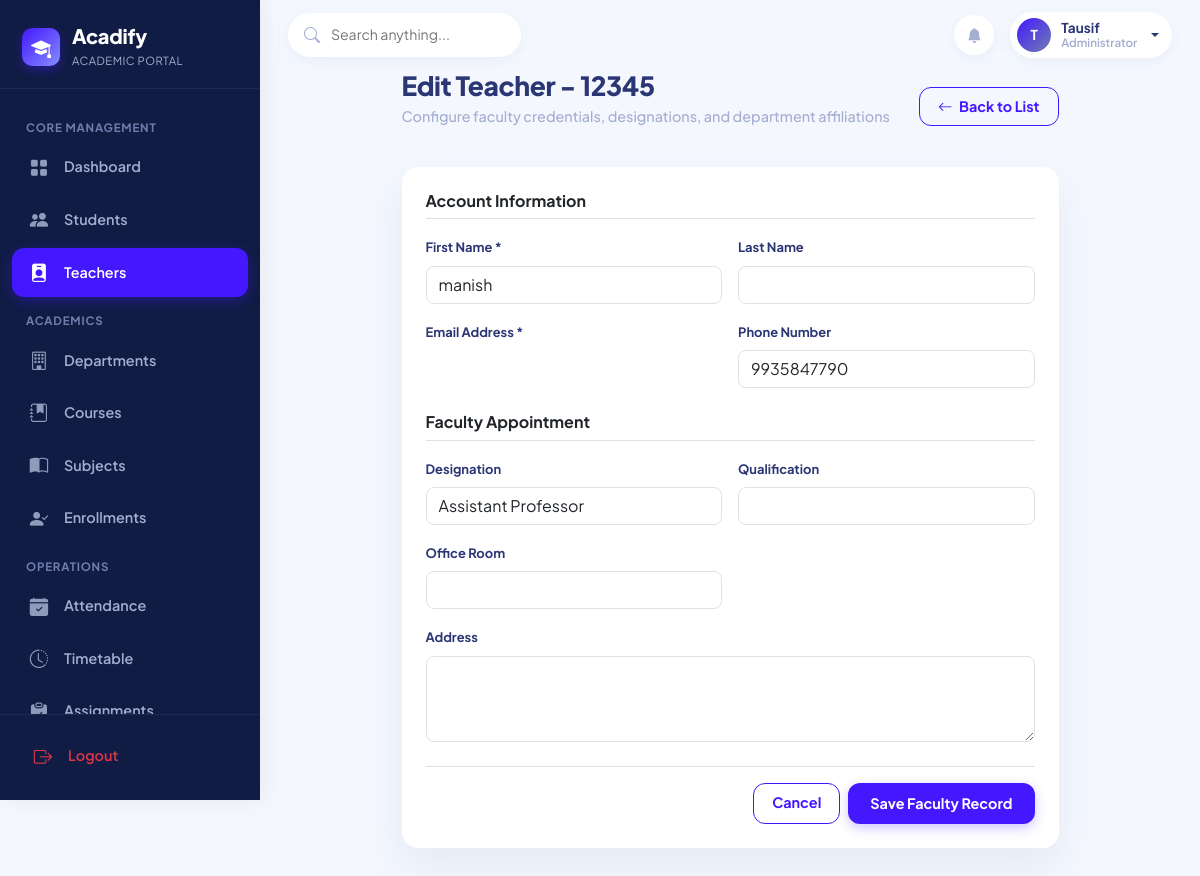
/admin-panel/teachers/1/edit/ (signed in), run on the app's committed database.
### apps/accounts/models.py (models this page shows, shortened)
class User(AbstractUser):
    ROLE_ADMIN = 'ADMIN'
    ROLE_TEACHER = 'TEACHER'
    ROLE_STUDENT = 'STUDENT'
    ROLE_CHOICES = [
        (ROLE_ADMIN, 'Administrator'),
        (ROLE_TEACHER, 'Teacher'),
        (ROLE_STUDENT, 'Student'),
    ]
    role = models.CharField(max_length=10, choices=ROLE_CHOICES, default=ROLE_STUDENT)
    email = models.EmailField(unique=True)
    phone = models.CharField(max_length=20, blank=True, null=True)
    avatar = models.ImageField(
        upload_to='profiles/avatars/',
        blank=True,
        null=True,
        validators=[FileExtensionValidator(allowed_extensions=['jpg', 'jpeg', 'png', 'webp'])]
    )
    bio = models.TextField(blank=True, null=True)
    is_approved = models.BooleanField(default=True)
    updated_at = models.DateTimeField(auto_now=True)
    @property
    def is_admin_user(self):
        return self.role == self.ROLE_ADMIN or self.is_superuser
    @property
    def is_teacher_user(self):
        return self.role == self.ROLE_TEACHER
    @property
    def is_student_user(self):
        return self.role == self.ROLE_STUDENT
    @property
    def display_name(self):
        full = self.get_full_name()
        return full if full else self.username

class TeacherProfile(models.Model):
    user = models.OneToOneField(User, on_delete=models.CASCADE, related_name='teacher_profile')
    employee_id = models.CharField(max_length=30, unique=True, db_index=True)
    department = models.ForeignKey(
        'academics.Department',
        on_delete=models.SET_NULL,
        null=True,
        blank=True,
        related_name='teachers'
    )
    designation = models.CharField(max_length=100, default='Assistant Professor')
    qualification = models.CharField(max_length=150, blank=True, null=True)
    joining_date = models.DateField(blank=True, null=True)
    address = models.TextField(blank=True, null=True)
    office_room = models.CharField(max_length=50, blank=True, null=True)
    created_at = models.DateTimeField(auto_now_add=True)
    updated_at = models.DateTimeField(auto_now=True)
    class Meta:
        ordering = ['employee_id']

### apps/accounts/views.py (the view)
# urls.py: path('admin-panel/teachers/<int:pk>/edit/', account_views.admin_teacher_edit, name='admin_teacher_edit'),
@login_required
@admin_required
def admin_teacher_edit(request, pk):
    profile = get_object_or_404(TeacherProfile, pk=pk)
    if request.method == 'POST':
        form = TeacherProfileForm(request.POST, request.FILES, instance=profile)
        if form.is_valid():
            form.save()
            dept_id = request.POST.get('department')
            if dept_id:
                profile.department_id = dept_id
                profile.save()
            log_activity(request.user, f"Updated teacher {profile.employee_id}", module="Teacher Management")
            messages.success(request, f"Teacher {profile.user.display_name} updated successfully.")
            return redirect('admin_teachers')
    else:
        form = TeacherProfileForm(instance=profile)
    departments = Department.objects.all()
    return render(request, 'dashboards/admin_teacher_form.html', {
        'form': form,
        'profile': profile,
        'departments': departments,
        'title': f"Edit Teacher - {profile.employee_id}"
    })

### apps/accounts/context_processors.py (called while the page is built)
def acadify_user_context(request):
    context = {
        'app_name': 'Acadify',
        'app_tagline': 'One Platform. Complete Academic Management.',
        'user_role': None,
        'user_profile': None,
    }
    if request.user.is_authenticated:
        user = request.user
        context['user_role'] = user.role
        if user.is_student_user:
            context['user_profile'] = getattr(user, 'student_profile', None)
        elif user.is_teacher_user:
            context['user_profile'] = getattr(user, 'teacher_profile', None)
        else:
            context['user_profile'] = None
    return context

### apps/accounts/permissions.py (called while the page is built)
def admin_required(view_func):
    @wraps(view_func)
    def _wrapped_view(request, *args, **kwargs):
        if not request.user.is_authenticated:
            return redirect('login')
        if not (request.user.is_admin_user or request.user.is_superuser):
            messages.error(request, "Access denied: Administrative privileges required.")
            return redirect('dashboard_redirect')
        return view_func(request, *args, **kwargs)
    return _wrapped_view

### templates/dashboards/admin_teacher_form.html (shortened to what this page needs)
{% extends 'base.html' %}
{% block content %}
<div class="row justify-content-center">
    <div class="col-lg-9">
        <div class="page-header d-flex justify-content-between align-items-center mb-4">
            <div>
                <h2 class="page-title">{{ title }}</h2>
                <p class="page-subtitle">Configure faculty credentials, designations, and department affiliations</p>
            </div>
            <a href="{% url 'admin_teachers' %}" class="btn btn-acadify-outline">
                <i class="bi bi-arrow-left me-1"></i> Back to List
            </a>
        </div>
        <div class="acadify-card">
            <form method="POST" enctype="multipart/form-data">
                <h6 class="fw-bold text-dark border-bottom pb-2 mb-3">Account Information</h6>
                <div class="row g-3 mb-4">
                    <div class="col-md-6">
                        <label class="form-label small fw-bold">First Name *</label>
                        {{ form.first_name }}
                    </div>
                    <div class="col-md-6">
                        <label class="form-label small fw-bold">Last Name</label>
                        {{ form.last_name }}
                    </div>
                    <div class="col-md-6">
                        <label class="form-label small fw-bold">Email Address *</label>
                    </div>
                    <div class="col-md-6">
                        <label class="form-label small fw-bold">Phone Number</label>
                        {{ form.phone }}
                    </div>
                </div>
                <h6 class="fw-bold text-dark border-bottom pb-2 mb-3">Faculty Appointment</h6>
                <div class="row g-3 mb-4">
                    <div class="col-md-6">
                        <label class="form-label small fw-bold">Designation</label>
                        {{ form.designation }}
                    </div>
                    <div class="col-md-6">
                        <label class="form-label small fw-bold">Qualification</label>
                        {{ form.qualification }}
                    </div>
                    <div class="col-md-6">
                        <label class="form-label small fw-bold">Office Room</label>
                        {{ form.office_room }}
                    </div>
                    <div class="col-12">
                        <label class="form-label small fw-bold">Address</label>
                        {{ form.address }}
                    </div>
                </div>
                <div class="d-flex justify-content-end gap-2 mt-4 pt-3 border-top">
                    <a href="{% url 'admin_teachers' %}" class="btn btn-acadify-outline">Cancel</a>
                    <button type="submit" class="btn btn-acadify">Save Faculty Record</button>
                </div>
            </form>
        </div>
    </div>
</div>
{% endblock %}

### templates/base.html (shortened to what this page needs)
<!DOCTYPE html>
<html lang="en">
<head>
    <link href="https://cdn.jsdelivr.net/npm/bootstrap@5.3.3/dist/css/bootstrap.min.css" rel="stylesheet">
    <link rel="stylesheet" href="https://cdn.jsdelivr.net/npm/bootstrap-icons@1.11.3/font/bootstrap-icons.min.css">
    {% load static %}
    <link rel="stylesheet" href="{% static 'css/style.css' %}">
</head>
<body>
    <aside class="sidebar-wrapper" id="sidebarWrapper">
        <div class="sidebar-brand">
            <div class="brand-logo-icon">
                <i class="bi bi-mortarboard-fill"></i>
            </div>
            <div class="brand-text">
                <h4>Acadify</h4>
                <span>Academic Portal</span>
            </div>
        </div>
        <nav class="sidebar-nav">
            {% if request.user.is_admin_user %}
                <div class="nav-section-title">Core Management</div>
                <a href="{% url 'admin_dashboard' %}" class="sidebar-nav-link {% if request.resolver_match.url_name == 'admin_dashboard' %}active{% endif %}">
                    <i class="bi bi-grid-fill"></i>
                    <span>Dashboard</span>
                </a>
                <a href="{% url 'admin_students' %}" class="sidebar-nav-link {% if 'student' in request.path and not 'leave' in request.path and not 'fee' in request.path and not 'complaint' in request.path %}active{% endif %}">
                    <i class="bi bi-people-fill"></i>
                    <span>Students</span>
                </a>
                <a href="{% url 'admin_teachers' %}" class="sidebar-nav-link {% if 'teacher' in request.path %}active{% endif %}">
                    <i class="bi bi-person-badge-fill"></i>
                    <span>Teachers</span>
                </a>
                <div class="nav-section-title">Academics</div>
                <a href="{% url 'admin_departments' %}" class="sidebar-nav-link {% if 'department' in request.path %}active{% endif %}">
                    <i class="bi bi-building"></i>
                    <span>Departments</span>
                </a>
                <a href="{% url 'admin_courses' %}" class="sidebar-nav-link {% if 'course' in request.path %}active{% endif %}">
                    <i class="bi bi-journal-bookmark-fill"></i>
                    <span>Courses</span>
                </a>
                <a href="{% url 'admin_subjects' %}" class="sidebar-nav-link {% if 'subject' in request.path %}active{% endif %}">
                    <i class="bi bi-book-half"></i>
                    <span>Subjects</span>
                </a>
                <a href="{% url 'admin_enrollments' %}" class="sidebar-nav-link {% if 'enrollment' in request.path %}active{% endif %}">
                    <i class="bi bi-person-check-fill"></i>
                    <span>Enrollments</span>
                </a>
                <div class="nav-section-title">Operations</div>
                <a href="{% url 'admin_attendance' %}" class="sidebar-nav-link {% if 'attendance' in request.path %}active{% endif %}">
                    <i class="bi bi-calendar-check-fill"></i>
                    <span>Attendance</span>
                </a>
                <a href="{% url 'admin_timetable' %}" class="sidebar-nav-link {% if 'timetable' in request.path %}active{% endif %}">
                    <i class="bi bi-clock-history"></i>
                    <span>Timetable</span>
                </a>
                <a href="{% url 'admin_assignments' %}" class="sidebar-nav-link {% if 'assignment' in request.path %}active{% endif %}">
                    <i class="bi bi-clipboard-check-fill"></i>
                    <span>Assignments</span>
                </a>
            {% endif %}
        </nav>
        <div class="sidebar-footer">
            <a href="{% url 'logout' %}" class="sidebar-nav-link text-danger">
                <i class="bi bi-box-arrow-right text-danger"></i>
                <span>Logout</span>
            </a>
        </div>
    </aside>
    <div class="main-wrapper">
        <header class="top-navbar">
            <div class="d-flex align-items-center gap-3">
                <div class="search-box">
                    <i class="bi bi-search"></i>
                    <input type="text" id="globalSearchInput" placeholder="Search anything..." value="{{ request.GET.q|default:'' }}">
                </div>
            </div>
            <div class="navbar-actions">
                <a href="{% if request.user.is_admin_user %}{% url 'admin_notices' %}{% elif request.user.is_teacher_user %}{% url 'teacher_notices' %}{% else %}{% url 'student_notices' %}{% endif %}" class="btn-icon" title="Notices & Announcements">
                    <i class="bi bi-bell-fill"></i>
                </a>
                <div class="dropdown">
                    <a href="#" class="user-profile-pill dropdown-toggle" data-bs-toggle="dropdown" aria-expanded="false">
                        {% if request.user.avatar %}
                            <img src="{{ request.user.avatar.url }}" alt="{{ request.user.display_name }}" class="user-avatar-img">
                        {% else %}
                            <div class="user-avatar-placeholder">
                                {{ request.user.first_name|default:request.user.username|slice:":1"|upper }}
                            </div>
                        {% endif %}
                        <div class="user-details d-none d-sm-flex">
                            <span class="user-name">{{ request.user.display_name }}</span>
                            <span class="user-role">{{ request.user.get_role_display }}</span>
                        </div>
                    </a>
                </div>
            </div>
        </header>
        <main class="content-container">
            {% block content %}{% endblock %}
        </main>
    </div>
</body>
</html>

### data on the page
User: user.first_name "T", user.display_name "Tausif", user.role "Administrator"
User: first_name "manish", phone "9935847790"
TeacherProfile: designation "Assistant Professor"

### other printed values
{{ title }} "Edit Teacher - 12345"
